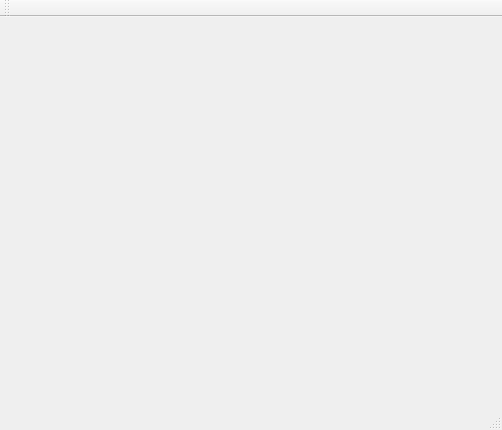
<?xml version="1.0" encoding="UTF-8"?>
<ui version="4.0">
 <class>MainWindow</class>
 <widget class="QMainWindow" name="MainWindow">
  <property name="geometry">
   <rect>
    <x>0</x>
    <y>0</y>
    <width>502</width>
    <height>430</height>
   </rect>
  </property>
  <property name="windowTitle">
   <string>MainWindow</string>
  </property>
  <widget class="QWidget" name="centralWidget"/>
  <widget class="QMenuBar" name="menuBar">
   <property name="geometry">
    <rect>
     <x>0</x>
     <y>0</y>
     <width>502</width>
     <height>21</height>
    </rect>
   </property>
  </widget>
  <widget class="QToolBar" name="mainToolBar">
   <attribute name="toolBarArea">
    <enum>TopToolBarArea</enum>
   </attribute>
   <attribute name="toolBarBreak">
    <bool>false</bool>
   </attribute>
  </widget>
  <widget class="QStatusBar" name="statusBar"/>
 </widget>
 <layoutdefault spacing="6" margin="11"/>
 <resources/>
 <connections/>
</ui>
